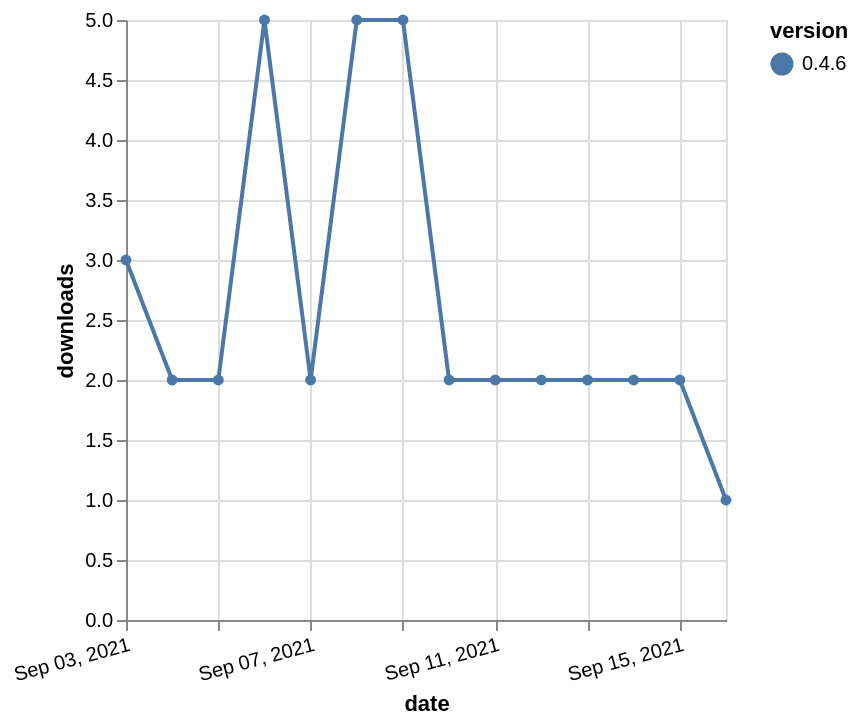

Describe this chart as a Vega-Lite specification.
### Vega-Lite specification from a JSON file in a GitHub repository (floating-point values rounded to 4 significant figures)
{"$schema": "https://vega.github.io/schema/vega-lite/v5.json", "description": "A simple bar chart with embedded data.", "data": {"values": [{"date": "2021-09-03", "total": 2926, "delta": 3, "version": "0.4.6"}, {"date": "2021-09-04", "total": 2928, "delta": 2, "version": "0.4.6"}, {"date": "2021-09-05", "total": 2930, "delta": 2, "version": "0.4.6"}, {"date": "2021-09-06", "total": 2935, "delta": 5, "version": "0.4.6"}, {"date": "2021-09-07", "total": 2937, "delta": 2, "version": "0.4.6"}, {"date": "2021-09-08", "total": 2942, "delta": 5, "version": "0.4.6"}, {"date": "2021-09-09", "total": 2947, "delta": 5, "version": "0.4.6"}, {"date": "2021-09-10", "total": 2949, "delta": 2, "version": "0.4.6"}, {"date": "2021-09-11", "total": 2951, "delta": 2, "version": "0.4.6"}, {"date": "2021-09-12", "total": 2953, "delta": 2, "version": "0.4.6"}, {"date": "2021-09-13", "total": 2955, "delta": 2, "version": "0.4.6"}, {"date": "2021-09-14", "total": 2957, "delta": 2, "version": "0.4.6"}, {"date": "2021-09-15", "total": 2959, "delta": 2, "version": "0.4.6"}, {"date": "2021-09-16", "total": 2960, "delta": 1, "version": "0.4.6"}]}, "width": "container", "mark": {"type": "line", "point": {"filled": true}}, "encoding": {"x": {"field": "date", "type": "temporal", "timeUnit": "yearmonthdate", "title": "date", "axis": {"labelAngle": -15}}, "y": {"field": "delta", "type": "quantitative", "title": "downloads"}, "color": {"field": "version", "type": "nominal"}, "tooltip": {"field": "delta"}}}
